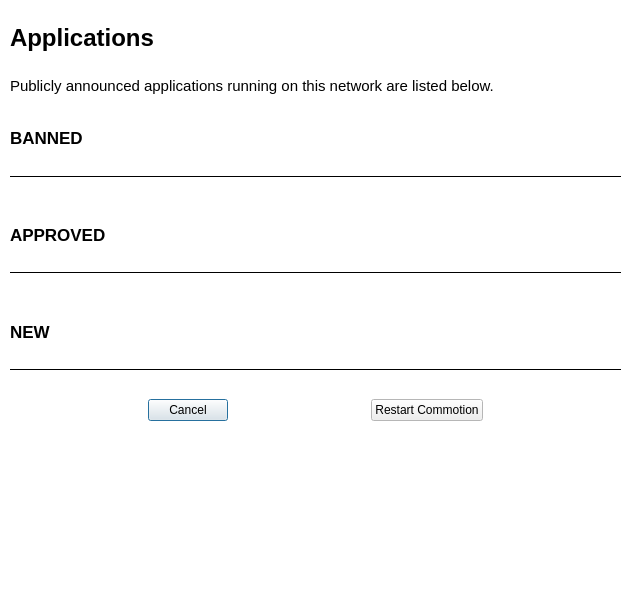
<?xml version="1.0" encoding="UTF-8"?>
<ui version="4.0">
 <class>app_viewer</class>
 <widget class="QDialog" name="app_viewer">
  <property name="windowModality">
   <enum>Qt::ApplicationModal</enum>
  </property>
  <property name="enabled">
   <bool>true</bool>
  </property>
  <property name="geometry">
   <rect>
    <x>0</x>
    <y>0</y>
    <width>640</width>
    <height>600</height>
   </rect>
  </property>
  <property name="sizePolicy">
   <sizepolicy hsizetype="Preferred" vsizetype="Preferred">
    <horstretch>0</horstretch>
    <verstretch>0</verstretch>
   </sizepolicy>
  </property>
  <property name="palette">
   <palette>
    <active>
     <colorrole role="Base">
      <brush brushstyle="SolidPattern">
       <color alpha="255">
        <red>255</red>
        <green>255</green>
        <blue>255</blue>
       </color>
      </brush>
     </colorrole>
     <colorrole role="Window">
      <brush brushstyle="SolidPattern">
       <color alpha="255">
        <red>255</red>
        <green>255</green>
        <blue>255</blue>
       </color>
      </brush>
     </colorrole>
     <colorrole role="AlternateBase">
      <brush brushstyle="SolidPattern">
       <color alpha="255">
        <red>242</red>
        <green>62</green>
        <blue>197</blue>
       </color>
      </brush>
     </colorrole>
    </active>
    <inactive>
     <colorrole role="Base">
      <brush brushstyle="SolidPattern">
       <color alpha="255">
        <red>255</red>
        <green>255</green>
        <blue>255</blue>
       </color>
      </brush>
     </colorrole>
     <colorrole role="Window">
      <brush brushstyle="SolidPattern">
       <color alpha="255">
        <red>255</red>
        <green>255</green>
        <blue>255</blue>
       </color>
      </brush>
     </colorrole>
     <colorrole role="AlternateBase">
      <brush brushstyle="SolidPattern">
       <color alpha="255">
        <red>242</red>
        <green>62</green>
        <blue>197</blue>
       </color>
      </brush>
     </colorrole>
    </inactive>
    <disabled>
     <colorrole role="Base">
      <brush brushstyle="SolidPattern">
       <color alpha="255">
        <red>255</red>
        <green>255</green>
        <blue>255</blue>
       </color>
      </brush>
     </colorrole>
     <colorrole role="Window">
      <brush brushstyle="SolidPattern">
       <color alpha="255">
        <red>255</red>
        <green>255</green>
        <blue>255</blue>
       </color>
      </brush>
     </colorrole>
     <colorrole role="AlternateBase">
      <brush brushstyle="SolidPattern">
       <color alpha="255">
        <red>242</red>
        <green>62</green>
        <blue>197</blue>
       </color>
      </brush>
     </colorrole>
    </disabled>
   </palette>
  </property>
  <property name="windowTitle">
   <string>Commotion Error</string>
  </property>
  <property name="windowIcon">
   <iconset>
    <normaloff>:/alert32.png</normaloff>:/alert32.png</iconset>
  </property>
  <widget class="QWidget" name="verticalLayoutWidget">
   <property name="geometry">
    <rect>
     <x>10</x>
     <y>10</y>
     <width>611</width>
     <height>411</height>
    </rect>
   </property>
   <layout class="QVBoxLayout" name="verticalLayout" stretch="0,0,0,0,0">
    <property name="sizeConstraint">
     <enum>QLayout::SetNoConstraint</enum>
    </property>
    <item>
     <layout class="QVBoxLayout" name="verticalLayout_3">
      <item>
       <widget class="QLabel" name="app_label">
        <property name="font">
         <font>
          <pointsize>18</pointsize>
          <weight>75</weight>
          <bold>true</bold>
         </font>
        </property>
        <property name="text">
         <string>Applications</string>
        </property>
        <property name="scaledContents">
         <bool>false</bool>
        </property>
        <property name="wordWrap">
         <bool>true</bool>
        </property>
        <property name="margin">
         <number>0</number>
        </property>
       </widget>
      </item>
      <item>
       <widget class="QLabel" name="app_intro_text">
        <property name="sizePolicy">
         <sizepolicy hsizetype="Preferred" vsizetype="Preferred">
          <horstretch>0</horstretch>
          <verstretch>0</verstretch>
         </sizepolicy>
        </property>
        <property name="maximumSize">
         <size>
          <width>600</width>
          <height>30</height>
         </size>
        </property>
        <property name="font">
         <font>
          <pointsize>11</pointsize>
          <weight>50</weight>
          <bold>false</bold>
         </font>
        </property>
        <property name="text">
         <string>Publicly announced applications running on this network are listed below.</string>
        </property>
        <property name="alignment">
         <set>Qt::AlignLeading|Qt::AlignLeft|Qt::AlignVCenter</set>
        </property>
        <property name="margin">
         <number>1</number>
        </property>
       </widget>
      </item>
     </layout>
    </item>
    <item>
     <layout class="QVBoxLayout" name="verticalLayout_4">
      <property name="sizeConstraint">
       <enum>QLayout::SetNoConstraint</enum>
      </property>
      <item>
       <widget class="QLabel" name="banned_app_head_3">
        <property name="maximumSize">
         <size>
          <width>600</width>
          <height>20</height>
         </size>
        </property>
        <property name="font">
         <font>
          <pointsize>13</pointsize>
          <weight>75</weight>
          <bold>true</bold>
         </font>
        </property>
        <property name="text">
         <string>BANNED</string>
        </property>
        <property name="alignment">
         <set>Qt::AlignLeading|Qt::AlignLeft|Qt::AlignVCenter</set>
        </property>
        <property name="margin">
         <number>1</number>
        </property>
       </widget>
      </item>
      <item>
       <widget class="Line" name="line_6">
        <property name="palette">
         <palette>
          <active>
           <colorrole role="Base">
            <brush brushstyle="SolidPattern">
             <color alpha="255">
              <red>255</red>
              <green>255</green>
              <blue>255</blue>
             </color>
            </brush>
           </colorrole>
           <colorrole role="Window">
            <brush brushstyle="SolidPattern">
             <color alpha="255">
              <red>255</red>
              <green>255</green>
              <blue>255</blue>
             </color>
            </brush>
           </colorrole>
           <colorrole role="AlternateBase">
            <brush brushstyle="SolidPattern">
             <color alpha="255">
              <red>255</red>
              <green>104</green>
              <blue>226</blue>
             </color>
            </brush>
           </colorrole>
          </active>
          <inactive>
           <colorrole role="Base">
            <brush brushstyle="SolidPattern">
             <color alpha="255">
              <red>255</red>
              <green>255</green>
              <blue>255</blue>
             </color>
            </brush>
           </colorrole>
           <colorrole role="Window">
            <brush brushstyle="SolidPattern">
             <color alpha="255">
              <red>255</red>
              <green>255</green>
              <blue>255</blue>
             </color>
            </brush>
           </colorrole>
           <colorrole role="AlternateBase">
            <brush brushstyle="SolidPattern">
             <color alpha="255">
              <red>255</red>
              <green>104</green>
              <blue>226</blue>
             </color>
            </brush>
           </colorrole>
          </inactive>
          <disabled>
           <colorrole role="Base">
            <brush brushstyle="SolidPattern">
             <color alpha="255">
              <red>255</red>
              <green>255</green>
              <blue>255</blue>
             </color>
            </brush>
           </colorrole>
           <colorrole role="Window">
            <brush brushstyle="SolidPattern">
             <color alpha="255">
              <red>255</red>
              <green>255</green>
              <blue>255</blue>
             </color>
            </brush>
           </colorrole>
           <colorrole role="AlternateBase">
            <brush brushstyle="SolidPattern">
             <color alpha="255">
              <red>255</red>
              <green>104</green>
              <blue>226</blue>
             </color>
            </brush>
           </colorrole>
          </disabled>
         </palette>
        </property>
        <property name="frameShadow">
         <enum>QFrame::Plain</enum>
        </property>
        <property name="orientation">
         <enum>Qt::Horizontal</enum>
        </property>
       </widget>
      </item>
      <item>
       <layout class="QHBoxLayout" name="horizontalLayout_11">
        <item>
         <layout class="QHBoxLayout" name="app_img_box_6"/>
        </item>
        <item>
         <layout class="QVBoxLayout" name="verticalLayout_11">
          <item>
           <layout class="QVBoxLayout" name="app_info_6"/>
          </item>
          <item>
           <layout class="QHBoxLayout" name="approve_ban_6"/>
          </item>
         </layout>
        </item>
        <item>
         <layout class="QHBoxLayout" name="fingerplaid_box_6"/>
        </item>
       </layout>
      </item>
     </layout>
    </item>
    <item>
     <layout class="QVBoxLayout" name="verticalLayout_2">
      <property name="sizeConstraint">
       <enum>QLayout::SetNoConstraint</enum>
      </property>
      <item>
       <widget class="QLabel" name="approved_app_head">
        <property name="maximumSize">
         <size>
          <width>600</width>
          <height>20</height>
         </size>
        </property>
        <property name="font">
         <font>
          <pointsize>13</pointsize>
          <weight>75</weight>
          <bold>true</bold>
         </font>
        </property>
        <property name="text">
         <string>APPROVED</string>
        </property>
        <property name="alignment">
         <set>Qt::AlignLeading|Qt::AlignLeft|Qt::AlignVCenter</set>
        </property>
        <property name="margin">
         <number>1</number>
        </property>
       </widget>
      </item>
      <item>
       <widget class="Line" name="line_2">
        <property name="palette">
         <palette>
          <active>
           <colorrole role="Base">
            <brush brushstyle="SolidPattern">
             <color alpha="255">
              <red>255</red>
              <green>255</green>
              <blue>255</blue>
             </color>
            </brush>
           </colorrole>
           <colorrole role="Window">
            <brush brushstyle="SolidPattern">
             <color alpha="255">
              <red>255</red>
              <green>255</green>
              <blue>255</blue>
             </color>
            </brush>
           </colorrole>
           <colorrole role="AlternateBase">
            <brush brushstyle="SolidPattern">
             <color alpha="255">
              <red>255</red>
              <green>104</green>
              <blue>226</blue>
             </color>
            </brush>
           </colorrole>
          </active>
          <inactive>
           <colorrole role="Base">
            <brush brushstyle="SolidPattern">
             <color alpha="255">
              <red>255</red>
              <green>255</green>
              <blue>255</blue>
             </color>
            </brush>
           </colorrole>
           <colorrole role="Window">
            <brush brushstyle="SolidPattern">
             <color alpha="255">
              <red>255</red>
              <green>255</green>
              <blue>255</blue>
             </color>
            </brush>
           </colorrole>
           <colorrole role="AlternateBase">
            <brush brushstyle="SolidPattern">
             <color alpha="255">
              <red>255</red>
              <green>104</green>
              <blue>226</blue>
             </color>
            </brush>
           </colorrole>
          </inactive>
          <disabled>
           <colorrole role="Base">
            <brush brushstyle="SolidPattern">
             <color alpha="255">
              <red>255</red>
              <green>255</green>
              <blue>255</blue>
             </color>
            </brush>
           </colorrole>
           <colorrole role="Window">
            <brush brushstyle="SolidPattern">
             <color alpha="255">
              <red>255</red>
              <green>255</green>
              <blue>255</blue>
             </color>
            </brush>
           </colorrole>
           <colorrole role="AlternateBase">
            <brush brushstyle="SolidPattern">
             <color alpha="255">
              <red>255</red>
              <green>104</green>
              <blue>226</blue>
             </color>
            </brush>
           </colorrole>
          </disabled>
         </palette>
        </property>
        <property name="frameShadow">
         <enum>QFrame::Plain</enum>
        </property>
        <property name="orientation">
         <enum>Qt::Horizontal</enum>
        </property>
       </widget>
      </item>
      <item>
       <layout class="QHBoxLayout" name="horizontalLayout_9">
        <item>
         <layout class="QHBoxLayout" name="app_img_box_4"/>
        </item>
        <item>
         <layout class="QVBoxLayout" name="verticalLayout_9">
          <item>
           <layout class="QVBoxLayout" name="app_info_4"/>
          </item>
          <item>
           <layout class="QHBoxLayout" name="approve_ban_4"/>
          </item>
         </layout>
        </item>
        <item>
         <layout class="QHBoxLayout" name="fingerplaid_box_4"/>
        </item>
       </layout>
      </item>
     </layout>
    </item>
    <item>
     <layout class="QVBoxLayout" name="verticalLayout_5">
      <property name="sizeConstraint">
       <enum>QLayout::SetNoConstraint</enum>
      </property>
      <item>
       <widget class="QLabel" name="new_app_head">
        <property name="maximumSize">
         <size>
          <width>600</width>
          <height>20</height>
         </size>
        </property>
        <property name="font">
         <font>
          <pointsize>13</pointsize>
          <weight>75</weight>
          <bold>true</bold>
         </font>
        </property>
        <property name="text">
         <string>NEW</string>
        </property>
        <property name="alignment">
         <set>Qt::AlignLeading|Qt::AlignLeft|Qt::AlignVCenter</set>
        </property>
        <property name="margin">
         <number>1</number>
        </property>
       </widget>
      </item>
      <item>
       <widget class="Line" name="line_4">
        <property name="palette">
         <palette>
          <active>
           <colorrole role="Base">
            <brush brushstyle="SolidPattern">
             <color alpha="255">
              <red>255</red>
              <green>255</green>
              <blue>255</blue>
             </color>
            </brush>
           </colorrole>
           <colorrole role="Window">
            <brush brushstyle="SolidPattern">
             <color alpha="255">
              <red>255</red>
              <green>255</green>
              <blue>255</blue>
             </color>
            </brush>
           </colorrole>
           <colorrole role="AlternateBase">
            <brush brushstyle="SolidPattern">
             <color alpha="255">
              <red>255</red>
              <green>104</green>
              <blue>226</blue>
             </color>
            </brush>
           </colorrole>
          </active>
          <inactive>
           <colorrole role="Base">
            <brush brushstyle="SolidPattern">
             <color alpha="255">
              <red>255</red>
              <green>255</green>
              <blue>255</blue>
             </color>
            </brush>
           </colorrole>
           <colorrole role="Window">
            <brush brushstyle="SolidPattern">
             <color alpha="255">
              <red>255</red>
              <green>255</green>
              <blue>255</blue>
             </color>
            </brush>
           </colorrole>
           <colorrole role="AlternateBase">
            <brush brushstyle="SolidPattern">
             <color alpha="255">
              <red>255</red>
              <green>104</green>
              <blue>226</blue>
             </color>
            </brush>
           </colorrole>
          </inactive>
          <disabled>
           <colorrole role="Base">
            <brush brushstyle="SolidPattern">
             <color alpha="255">
              <red>255</red>
              <green>255</green>
              <blue>255</blue>
             </color>
            </brush>
           </colorrole>
           <colorrole role="Window">
            <brush brushstyle="SolidPattern">
             <color alpha="255">
              <red>255</red>
              <green>255</green>
              <blue>255</blue>
             </color>
            </brush>
           </colorrole>
           <colorrole role="AlternateBase">
            <brush brushstyle="SolidPattern">
             <color alpha="255">
              <red>255</red>
              <green>104</green>
              <blue>226</blue>
             </color>
            </brush>
           </colorrole>
          </disabled>
         </palette>
        </property>
        <property name="frameShadow">
         <enum>QFrame::Plain</enum>
        </property>
        <property name="orientation">
         <enum>Qt::Horizontal</enum>
        </property>
       </widget>
      </item>
      <item>
       <layout class="QHBoxLayout" name="horizontalLayout_8">
        <item>
         <layout class="QHBoxLayout" name="app_img_box_3"/>
        </item>
        <item>
         <layout class="QVBoxLayout" name="verticalLayout_8">
          <item>
           <layout class="QVBoxLayout" name="app_info_3"/>
          </item>
          <item>
           <layout class="QHBoxLayout" name="approve_ban_3"/>
          </item>
         </layout>
        </item>
        <item>
         <layout class="QHBoxLayout" name="fingerplaid_box_3"/>
        </item>
       </layout>
      </item>
     </layout>
    </item>
    <item>
     <layout class="QHBoxLayout" name="horizontalLayout">
      <property name="sizeConstraint">
       <enum>QLayout::SetNoConstraint</enum>
      </property>
      <item>
       <spacer name="horizontalSpacer">
        <property name="orientation">
         <enum>Qt::Horizontal</enum>
        </property>
        <property name="sizeHint" stdset="0">
         <size>
          <width>40</width>
          <height>20</height>
         </size>
        </property>
       </spacer>
      </item>
      <item>
       <widget class="QPushButton" name="discard_button">
        <property name="text">
         <string>Cancel</string>
        </property>
       </widget>
      </item>
      <item>
       <spacer name="horizontalSpacer_4">
        <property name="orientation">
         <enum>Qt::Horizontal</enum>
        </property>
        <property name="sizeHint" stdset="0">
         <size>
          <width>40</width>
          <height>20</height>
         </size>
        </property>
       </spacer>
      </item>
      <item>
       <widget class="QPushButton" name="restart_button">
        <property name="text">
         <string>Restart Commotion</string>
        </property>
       </widget>
      </item>
      <item>
       <spacer name="horizontalSpacer_3">
        <property name="orientation">
         <enum>Qt::Horizontal</enum>
        </property>
        <property name="sizeHint" stdset="0">
         <size>
          <width>29</width>
          <height>20</height>
         </size>
        </property>
       </spacer>
      </item>
     </layout>
    </item>
   </layout>
  </widget>
  <widget class="QWidget" name="horizontalLayoutWidget_3">
   <property name="geometry">
    <rect>
     <x>70</x>
     <y>430</y>
     <width>361</width>
     <height>151</height>
    </rect>
   </property>
   <layout class="QHBoxLayout" name="horizontalLayout_6">
    <item>
     <layout class="QHBoxLayout" name="app_img_box"/>
    </item>
    <item>
     <layout class="QVBoxLayout" name="verticalLayout_6">
      <item>
       <layout class="QVBoxLayout" name="app_info"/>
      </item>
      <item>
       <layout class="QHBoxLayout" name="approve_ban"/>
      </item>
     </layout>
    </item>
    <item>
     <layout class="QHBoxLayout" name="fingerplaid_box"/>
    </item>
   </layout>
  </widget>
 </widget>
 <resources>
  <include location="../assets/commotion_assets.qrc"/>
 </resources>
 <connections>
  <connection>
   <sender>restart_button</sender>
   <signal>clicked()</signal>
   <receiver>app_viewer</receiver>
   <slot>close()</slot>
   <hints>
    <hint type="sourcelabel">
     <x>334</x>
     <y>489</y>
    </hint>
    <hint type="destinationlabel">
     <x>412</x>
     <y>14</y>
    </hint>
   </hints>
  </connection>
  <connection>
   <sender>discard_button</sender>
   <signal>clicked()</signal>
   <receiver>app_viewer</receiver>
   <slot>close()</slot>
   <hints>
    <hint type="sourcelabel">
     <x>295</x>
     <y>485</y>
    </hint>
    <hint type="destinationlabel">
     <x>459</x>
     <y>-16</y>
    </hint>
   </hints>
  </connection>
 </connections>
</ui>
